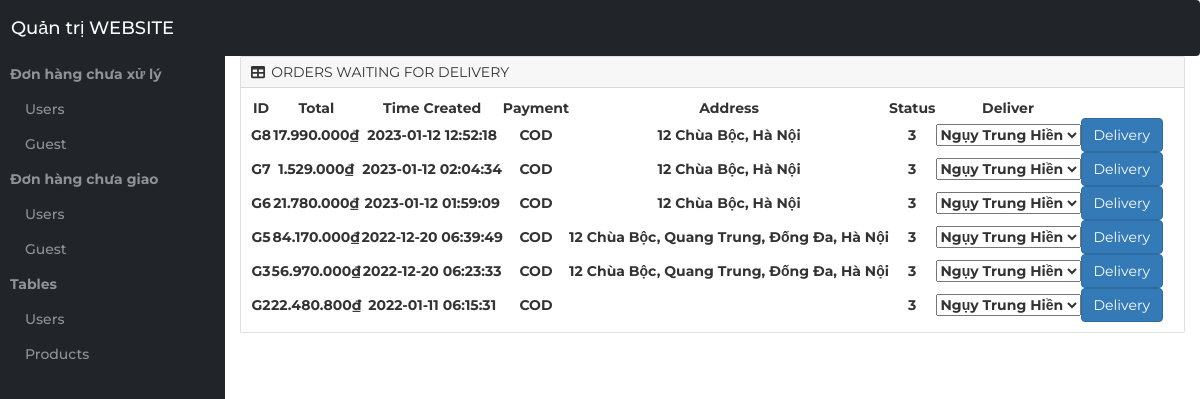
The app's page /Admin/index.php?deli=guest with its own data.
### tables this page shows
CREATE TABLE `guest_bill` (
  `id` varchar(100) NOT NULL,
  `status_id` int(11) NOT NULL,
  `name` varchar(200) NOT NULL,
  `phone_number` varchar(12) NOT NULL,
  `address` varchar(200) NOT NULL,
  `total` int(11) NOT NULL,
  `created_time` datetime NOT NULL DEFAULT current_timestamp(),
  `payment_mode_id` int(11) NOT NULL,
  `note` varchar(250) DEFAULT NULL,
  `deliver_id` int(11) DEFAULT NULL
);

### Admin/layout/WaitingOrders/Guest.php (the view, shortened to what this page needs)
<div class="container-fluid px-4">
    <div class="card mb-4">
        <div class="card-header">
            <i class="fas fa-table me-1"></i>
            ORDERS WAITING FOR DELIVERY
        </div>
        <div class="card-body">
            <table id="datatablesSimple">
                <thead>
                <tr>
                    <th style="text-align: center;">ID</th>
                    <th style="text-align: center;">Total</th>
                    <th style="text-align: center;">Time Created</th>
                    <th style="text-align: center;">Payment</th>
                    <th style="text-align: center;">Address</th>
                    <th style="text-align: center;">Status</th>
                    <th style="text-align: center;">Deliver</th>
                </tr>
                </thead>
                <tbody>
                <?php
                    $query = mysqli_query($conn, "SELECT * FROM `guest_bill` WHERE `status_id` = 3 ORDER BY `created_time` DESC");
                    while ($row = mysqli_fetch_array($query)) {
                ?>
                    <tr id="<?php echo $row['id']; ?>">
                        <td style="text-align: center;"><?php echo $row['id']; ?></td>
                        <td style="text-align: center;"><?php echo displayPrice($row['total']); ?></td>
                        <td style="text-align: center;"><?php echo $row['created_time']; ?></td>
                        <td style="text-align: center;">
                            <?php
                            if ($row['payment_mode_id'] == 1)
                            {
                                echo "COD";
                            } else
                            {
                                echo "Chuyển khoản";
                            }
                            ?>
                        </td>
                        <td style="text-align: center;"><?php echo $row['address'] ?></td>
                        <td style="text-align: center;"><?php echo $row['status_id']; ?></td>
                        <td style="text-align: center;">
                            <select id="<?php echo $row['id']; ?>">
                                <?php
                                    $delivers = mysqli_query($conn, "SELECT * FROM `deliver` WHERE `is_ready` = 0");
                                    for ($x = 0; $x < $delivers -> num_rows; $x++)
                                    {
                                        $deliver = $delivers -> fetch_assoc();
                                ?>
                                    <option value="<?php echo $deliver["id"] ?>"><?php echo $deliver["name"] ?></option>
                                <?php
                                    }
                                ?>
                            </select>
                        </td>
                        <td style="text-align: center;">
                            <button class="btn btn-primary" id="<?php echo $row['id']; ?>" onclick="delivery(this.id, 'guest')">Delivery</button>
                        </td>
                    </tr>
                <?php
                    }
                ?>
                </tbody>
            </table>
        </div>
    </div>
</div>

### css/Style.css (style rules this page uses)
body { font-family: 'Montserrat', sans-serif; font-weight: 400; color: #333; }

### Admin/index.php (style rules this page uses)
* { font-family: 'Montserrat', sans-serif !important; }
.card-body { font-weight: bold; }

### records on screen
guest_bill: id "G8", total "17.990.000₫", created_time "2023-01-12 12:52:18", shows "COD", address "12 Chùa Bộc, Hà Nội", status "3"
guest_bill: id "G7", total "1.529.000₫", created_time "2023-01-12 02:04:34", shows "COD", address "12 Chùa Bộc, Hà Nội", status "3"
guest_bill: id "G6", total "21.780.000₫", created_time "2023-01-12 01:59:09", shows "COD", address "12 Chùa Bộc, Hà Nội", status "3"
guest_bill: id "G5", total "84.170.000₫", created_time "2022-12-20 06:39:49", shows "COD", address "12 Chùa Bộc, Quang Trung, Đống Đa, Hà Nội", status "3"
guest_bill: id "G3", total "56.970.000₫", created_time "2022-12-20 06:23:33", shows "COD", address "12 Chùa Bộc, Quang Trung, Đống Đa, Hà Nội", status "3"
guest_bill: id "G2", total "22.480.800₫", created_time "2022-01-11 06:15:31", shows "COD", status "3"

### other values on screen
form field value "Ngụy Trung Hiền"
